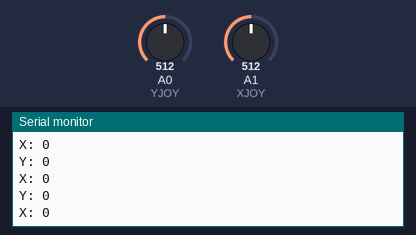
Recording of a sketch running on a simulated Arduino Uno, built with avr-gcc and run on an emulated ATmega328P. On the bench: the last lines printed to the serial monitor. Inputs (shaded band) come from the test bench; at power-on: A0 (YJOY) = 512, A1 (XJOY) = 512.

Above: at 1.2 s.
1.3 s: A0 (YJOY) set to 434
At 1.8 s:
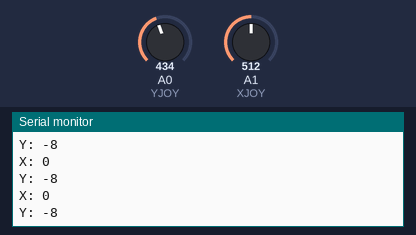
4.3 s: A0 (YJOY) set to 411
At 5.3 s:
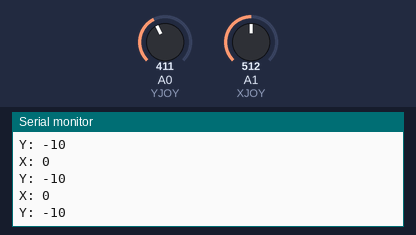
5.8 s: A1 (XJOY) set to 601
At 6.3 s:
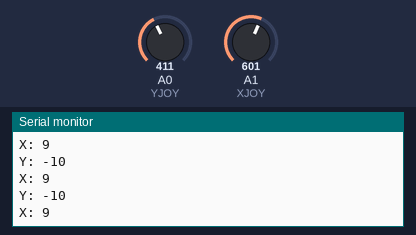
7.3 s: A1 (XJOY) set to 620
At 8.1 s:
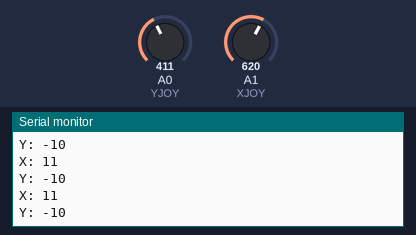
10.3 s: A1 (XJOY) set to 431
At 11.4 s:
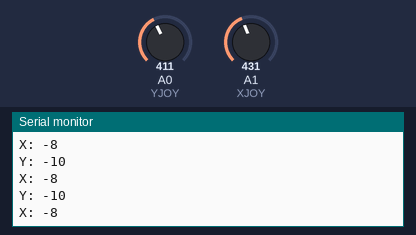
11.8 s: A1 (XJOY) set to 403
At 12.5 s:
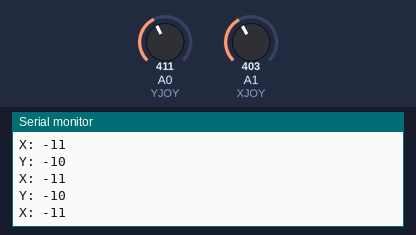
Timing chart, 0 to 14.3 s (numbered marks = the images above; inputs shaded):
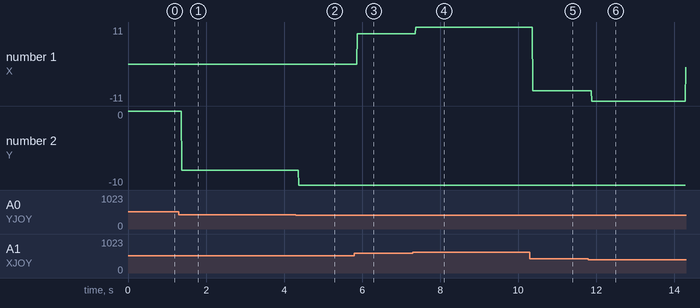

The sketch:

Joystick_servo.ino
```cpp
#define XJOY A1
#define YJOY A0

void setup() {
 Serial.begin(9600);
}

void loop() {
 //delay(500);
 int joystickX = analogRead(XJOY);
 int joystickY = analogRead(YJOY);

 Serial.print("X: ");
 Serial.print(((joystickX+520)/10)-103);
 Serial.println();
 Serial.print("Y: ");
 Serial.print(((joystickY+520)/10)-103);
 Serial.println();
}
```

Measured:
- the behaviour switches between 609 and 610 on A1 (XJOY) (found by bisection; images 3 and 4)
- after the input at 1.3 s, the serial monitor: prints a new line after 0.08 s (image 1)
- after the input at 4.3 s, the serial monitor: prints a new line after 0.08 s (image 2)
- after the input at 5.8 s, the serial monitor: prints a new line after 0.07 s (image 3)
- after the input at 7.3 s, the serial monitor: prints a new line after 0.07 s (image 4)
- after the input at 10.3 s, the serial monitor: prints a new line after 0.07 s (image 5)
- after the input at 11.8 s, the serial monitor: prints a new line after 0.08 s (image 6)
- plotted number 1: 0 → 9 after the input at 5.8 s, 9 → 11 after the input at 7.3 s, 11 → -8 after the input at 10.3 s, -8 → -1 after the input at 11.8 s
